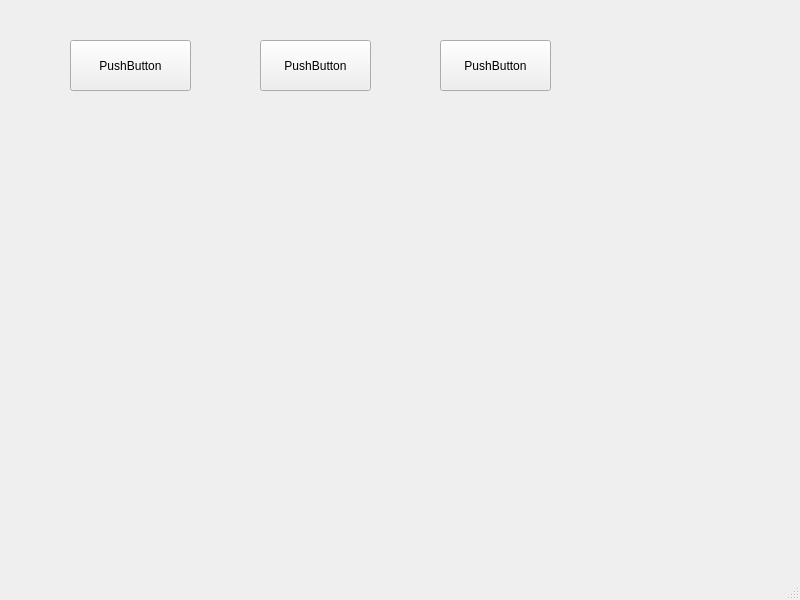
<?xml version="1.0" encoding="UTF-8"?>
<ui version="4.0">
 <class>KPushButton</class>
 <widget class="QMainWindow" name="KPushButton">
  <property name="geometry">
   <rect>
    <x>0</x>
    <y>0</y>
    <width>800</width>
    <height>600</height>
   </rect>
  </property>
  <property name="windowTitle">
   <string>MainWindow</string>
  </property>
  <widget class="QWidget" name="centralwidget">
   <widget class="QPushButton" name="btn1">
    <property name="geometry">
     <rect>
      <x>70</x>
      <y>40</y>
      <width>121</width>
      <height>51</height>
     </rect>
    </property>
    <property name="text">
     <string>PushButton</string>
    </property>
   </widget>
   <widget class="QPushButton" name="btn2">
    <property name="geometry">
     <rect>
      <x>260</x>
      <y>40</y>
      <width>111</width>
      <height>51</height>
     </rect>
    </property>
    <property name="text">
     <string>PushButton</string>
    </property>
   </widget>
   <widget class="QPushButton" name="btn3">
    <property name="geometry">
     <rect>
      <x>440</x>
      <y>40</y>
      <width>111</width>
      <height>51</height>
     </rect>
    </property>
    <property name="text">
     <string>PushButton</string>
    </property>
   </widget>
  </widget>
  <widget class="QMenuBar" name="menubar">
   <property name="geometry">
    <rect>
     <x>0</x>
     <y>0</y>
     <width>800</width>
     <height>21</height>
    </rect>
   </property>
  </widget>
  <widget class="QStatusBar" name="statusbar"/>
 </widget>
 <resources/>
 <connections/>
</ui>
